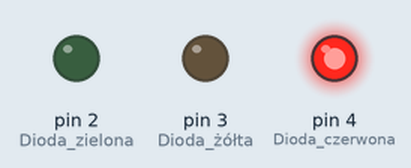
Simulated run of this sketch. Board: Arduino Uno, built with avr-gcc and run on an emulated ATmega328P. Parts: output pins drawn as LEDs (lit = HIGH).

Above: at 1.0 s.
At 3.0 s:
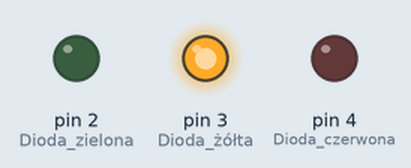
At 5.0 s:
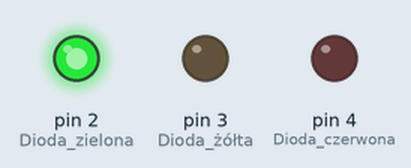
Timing chart, 0 to 7.8 s (numbered marks = the images above):
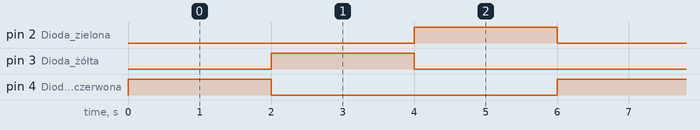

The sketch:

simple_trafic_lights.ino
```cpp
void setup() {
  pinMode(2, OUTPUT); //Dioda zielona
  pinMode(3, OUTPUT); //Dioda żółta
  pinMode(4, OUTPUT); //Dioda czerwona


  digitalWrite(2, LOW);
  digitalWrite(3, LOW);
  digitalWrite(4, LOW);
}

void loop() {

  digitalWrite(2, LOW);
  digitalWrite(3, LOW);
  digitalWrite(4, HIGH);

  delay(2000);

  digitalWrite(2, LOW);
  digitalWrite(3, HIGH);
  digitalWrite(4, LOW);

  delay(2000);

  digitalWrite(2, HIGH);
  digitalWrite(3, LOW);
  digitalWrite(4, LOW);

  delay(2000);
}
```

Measured:
- by itself, pin 2 (Dioda_zielona), pin 3 (Dioda_żółta), pin 4 (Dioda_czerwona): alternates HIGH for 2.0 s and LOW for 4.0 s
- by itself, everything shown: repeats every 6.0 s, in 3 steps
